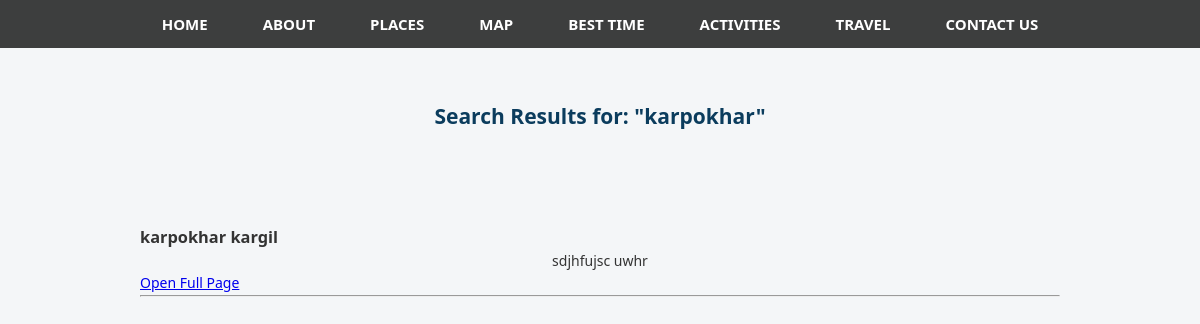
Screenshot of /search/?q=karpokhar with the database file from the repository.
### tourism/models.py (models this page shows, shortened)
class Place(models.Model):
    name = models.CharField(max_length=200)
    slug = models.SlugField(unique=True)   # like leh, kargil, pangong-lake
    description = models.TextField()
    culture = models.TextField(blank=True)
    ethnicity = models.TextField(blank=True)
    best_time = models.CharField(max_length=200, blank=True)
    how_to_reach = models.TextField(blank=True)
    image = models.ImageField(upload_to='places/', blank=True, null=True)

### tourism/views.py (the view)
# urls.py: path('search/', views.search_place, name='search_place'),
def search_place(request):
    query = request.GET.get("q", "")
    results = Place.objects.filter(name__icontains=query) if query else []
    return render(request, "search.html", {"query": query, "results": results})

### tourism/templates/search.html (shortened to what this page needs)
{% load static %}
<!DOCTYPE html>
<html lang="en">
    <head>
<link rel="stylesheet" href="{% static 'index.css' %}">
<link rel="stylesheet" href="{% static 'style.css' %}">
    </head>
<body>
    {% include 'head.html' %}
<h2 class="g">Search Results for: "{{ query }}"</h2>
<section class="search-s">
{% if results %}
    {% for place in results %}
        <div>
            <h3>{{ place.name }}</h3>
            <p>{{ place.description|truncatewords:20 }}</p>
            <a href="{% url 'place_detail' place.slug %}">
                Open Full Page
            </a>
        </div>
        <hr>
    {% endfor %}
{% else %}
    <p>No results found.</p>
{% endif %}
</section>
</body>
</html>

### tourism/static/index.css (style rules this page uses)
body { margin: 0; font-size: 14px; font-weight: normal; overflow-x: hidden; font-family: Arial, sans-serif; line-height: 1.6; }
section { padding: 50px; }
h2 { text-align: center; color: #0b3c5d; }
* { margin: 0; padding: 0; box-sizing: border-box; font-family: Arial, sans-serif; }
.g { margin-top: 100px; text-align: center; }
.search-s { margin: 20px; }

### tourism/static/style.css (style rules this page uses)
* { margin: 0; padding: 0; box-sizing: border-box; font-family: "Segoe UI", Tahoma, sans-serif; }
body { background-color: #f4f6f8; color: #333; line-height: 1.6; }
section { padding: 70px 10%; }
section p { text-align: center; max-width: 800px; margin: auto; }

### rows the page displays
Place: slug "karpokhar", name "karpokhar kargil", description "sdjhfujsc uwhr"
